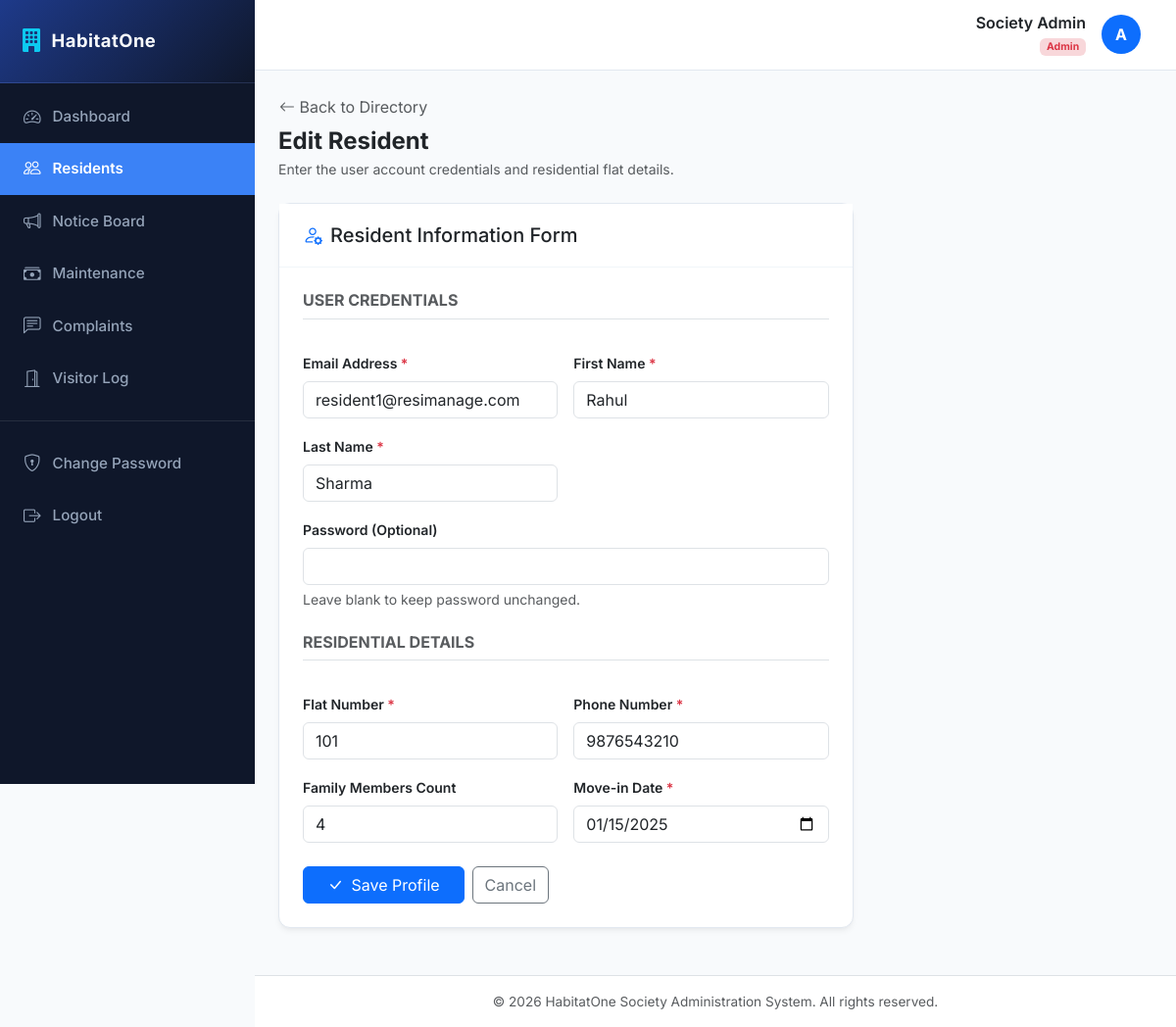
Screenshot of /residents/1/edit/ (signed in) with the database file from the repository.
### accounts/models.py (models this page shows, shortened)
class User(AbstractUser):
    ROLE_CHOICES = (
        ('ADMIN', 'Society Admin'),
        ('RESIDENT', 'Resident'),
    )
    role = models.CharField(max_length=10, choices=ROLE_CHOICES, default='RESIDENT')

### residents/models.py (models this page shows, shortened)
class Resident(models.Model):
    user = models.OneToOneField(settings.AUTH_USER_MODEL, on_delete=models.CASCADE, related_name='resident_profile')
    flat_number = models.CharField(max_length=50)
    phone = models.CharField(max_length=15)
    family_members = models.PositiveIntegerField(default=1)
    move_in_date = models.DateField()

### accounts/decorators.py (the view)
    def wrap(request, *args, **kwargs):
        if request.user.is_authenticated and request.user.role == 'ADMIN':
            return view_func(request, *args, **kwargs)
        raise PermissionDenied

### templates/residents/form.html (shortened to what this page needs)
{% extends 'base.html' %}
{% block content %}
<div class="mb-4">
    <a href="{% url 'residents:list' %}" class="btn btn-link p-0 text-decoration-none text-muted mb-2">
        <i class="bi bi-arrow-left"></i> Back to Directory
    </a>
    <h4 class="mb-1 text-dark fw-bold">{{ title }}</h4>
    <p class="text-muted mb-0 small">Enter the user account credentials and residential flat details.</p>
</div>
<div class="row">
    <div class="col-lg-8">
        <div class="card card-custom">
            <div class="card-header-custom">
                <h5 class="mb-0"><i class="bi bi-person-gear me-2 text-primary"></i>Resident Information Form</h5>
            </div>
            <div class="card-body-custom">
                <form method="post" novalidate>
                    <div class="row g-3">
                        <div class="col-12">
                            <h6 class="text-uppercase text-xs fw-bold text-muted border-bottom pb-2 mb-3">User Credentials</h6>
                        </div>
                        <div class="col-md-6">
                            <label for="{{ form.email.id_for_label }}" class="form-label fw-semibold small">Email Address <span class="text-danger">*</span></label>
                            {{ form.email }}
                        </div>
                        <div class="col-md-6">
                            <label for="{{ form.first_name.id_for_label }}" class="form-label fw-semibold small">First Name <span class="text-danger">*</span></label>
                            {{ form.first_name }}
                        </div>
                        <div class="col-md-6">
                            <label for="{{ form.last_name.id_for_label }}" class="form-label fw-semibold small">Last Name <span class="text-danger">*</span></label>
                            {{ form.last_name }}
                        </div>
                        <div class="col-md-12">
                            <label for="{{ form.password.id_for_label }}" class="form-label fw-semibold small">Password {% if not form.password.field.required %}(Optional){% else %}<span class="text-danger">*</span>{% endif %}</label>
                            {{ form.password }}
                            <div class="form-text text-muted small mt-1">{{ form.password.help_text }}</div>
                        </div>
                        <div class="col-12 mt-4">
                            <h6 class="text-uppercase text-xs fw-bold text-muted border-bottom pb-2 mb-3">Residential Details</h6>
                        </div>
                        <div class="col-md-6">
                            <label for="{{ form.flat_number.id_for_label }}" class="form-label fw-semibold small">Flat Number <span class="text-danger">*</span></label>
                            {{ form.flat_number }}
                        </div>
                        <div class="col-md-6">
                            <label for="{{ form.phone.id_for_label }}" class="form-label fw-semibold small">Phone Number <span class="text-danger">*</span></label>
                            {{ form.phone }}
                        </div>
                        <div class="col-md-6">
                            <label for="{{ form.family_members.id_for_label }}" class="form-label fw-semibold small">Family Members Count</label>
                            {{ form.family_members }}
                        </div>
                        <div class="col-md-6">
                            <label for="{{ form.move_in_date.id_for_label }}" class="form-label fw-semibold small">Move-in Date <span class="text-danger">*</span></label>
                            {{ form.move_in_date }}
                        </div>
                        <div class="col-12 mt-4 d-flex gap-2">
                            <button type="submit" class="btn btn-primary px-4">
                                <i class="bi bi-check-lg me-1"></i> Save Profile
                            </button>
                            <a href="{% url 'residents:list' %}" class="btn btn-outline-secondary">
                                Cancel
                            </a>
                        </div>
                    </div>
                </form>
            </div>
        </div>
    </div>
</div>
{% endblock %}

### templates/base.html (shortened to what this page needs)
<!DOCTYPE html>
<html lang="en">
<head>
    <link href="https://cdn.jsdelivr.net/npm/bootstrap@5.3.0/dist/css/bootstrap.min.css" rel="stylesheet">
    <link rel="stylesheet" href="https://cdn.jsdelivr.net/npm/bootstrap-icons@1.10.5/font/bootstrap-icons.css">
</head>
<body>
    <div class="d-flex" id="wrapper">
        <div id="sidebar-wrapper">
            <div class="sidebar-heading d-flex align-items-center gap-2">
                <i class="bi bi-building-fill text-info fs-4"></i>
                <span>HabitatOne</span>
            </div>
            <div class="list-group list-group-flush mt-2">
                <a href="{% url 'dashboard:home' %}" class="list-group-item list-group-item-action {% if request.resolver_match.app_name == 'dashboard' %}active{% endif %}">
                    <i class="bi bi-speedometer2"></i> Dashboard
                </a>
                {% if request.user.role == 'ADMIN' %}
                <a href="{% url 'residents:list' %}" class="list-group-item list-group-item-action {% if request.resolver_match.app_name == 'residents' %}active{% endif %}">
                    <i class="bi bi-people"></i> Residents
                </a>
                {% endif %}
                <a href="{% url 'notices:list' %}" class="list-group-item list-group-item-action {% if request.resolver_match.app_name == 'notices' %}active{% endif %}">
                    <i class="bi bi-megaphone"></i> Notice Board
                </a>
                <a href="{% url 'maintenance:list' %}" class="list-group-item list-group-item-action {% if request.resolver_match.app_name == 'maintenance' %}active{% endif %}">
                    <i class="bi bi-cash-stack"></i> Maintenance
                </a>
                <a href="{% url 'complaints:list' %}" class="list-group-item list-group-item-action {% if request.resolver_match.app_name == 'complaints' %}active{% endif %}">
                    <i class="bi bi-chat-left-text"></i> Complaints
                </a>
                <a href="{% url 'visitors:list' %}" class="list-group-item list-group-item-action {% if request.resolver_match.app_name == 'visitors' %}active{% endif %}">
                    <i class="bi bi-door-open"></i> Visitor Log
                </a>
                <div class="border-top border-secondary my-3 opacity-25"></div>
                <a href="{% url 'accounts:password_change' %}" class="list-group-item list-group-item-action {% if request.resolver_match.url_name == 'password_change' %}active{% endif %}">
                    <i class="bi bi-shield-lock"></i> Change Password
                </a>
                <a href="{% url 'accounts:logout' %}" class="list-group-item list-group-item-action">
                    <i class="bi bi-box-arrow-right"></i> Logout
                </a>
            </div>
        </div>
        <div id="page-content-wrapper">
            <nav class="navbar navbar-expand-lg navbar-custom navbar-light">
                <div class="container-fluid">
                    <div class="ms-auto d-flex align-items-center gap-3">
                        <div class="text-end d-none d-sm-block">
                            <h6 class="mb-0 fw-semibold text-dark">{{ request.user.get_full_name|default:request.user.username }}</h6>
                            <small class="text-muted">
                                {% if request.user.role == 'ADMIN' %}
                                    <span class="badge bg-danger-subtle text-danger">Admin</span>
                                {% else %}
                                    <span class="badge bg-primary-subtle text-primary">Resident - Flat {{ request.user.resident_profile.flat_number|default:"N/A" }}</span>
                                {% endif %}
                            </small>
                        </div>
                        <div class="avatar bg-primary text-white rounded-circle d-flex align-items-center justify-content-center fw-bold" style="width: 40px; height: 40px;">
                            {{ request.user.username|make_list|first|upper }}
                        </div>
                    </div>
                </div>
            </nav>
            <div class="container-fluid px-4 py-4 flex-grow-1">
                {% block content %}{% endblock %}
            </div>
            <footer class="bg-white border-top py-3 text-center text-muted mt-auto" style="font-size: 0.85rem;">
                <div class="container">
                    <span>&copy; 2026 HabitatOne Society Administration System. All rights reserved.</span>
                </div>
            </footer>
        </div>
    </div>
</body>
</html>

### templates/base.html (style rules this page uses)
:root { --primary-bg: #f8fafc; --sidebar-bg: #0f172a; --sidebar-hover: #1e293b; --sidebar-active: #3b82f6; --card-shadow: 0 4px 6px -1px rgb(0 0 0 / 0.05), 0 2px 4px -2px rgb(0 0 0 / 0.05); --header-bg: #ffffff; --accent-color: #2563eb; --text-main: #1e293b; --text-muted: #64748b; }
body { font-family: 'Inter', sans-serif; background-color: var(--primary-bg); color: var(--text-main); overflow-x: hidden; }
#sidebar-wrapper { min-height: 100vh; width: 260px; background-color: var(--sidebar-bg); color: #f8fafc; transition: all 0.25s ease; position: fixed; z-index: 1000; }
#sidebar-wrapper .sidebar-heading { padding: 1.5rem 1.25rem; font-size: 1.15rem; font-weight: 700; letter-spacing: 0.5px; border-bottom: 1px solid rgba(255, 255, 255, 0.08); background: linear-gradient(135deg, #1e3a8a, #0f172a); }
#sidebar-wrapper .list-group-item { background-color: transparent; color: #94a3b8; border: none; padding: 0.85rem 1.5rem; font-size: 0.95rem; font-weight: 500; display: flex; align-items: center; gap: 12px; transition: all 0.2s ease; }
#sidebar-wrapper .list-group-item i { font-size: 1.1rem; transition: transform 0.2s ease; }
#sidebar-wrapper .list-group-item.active { background-color: var(--sidebar-active); color: #ffffff; font-weight: 600; border-radius: 0; }
#page-content-wrapper { margin-left: 260px; min-width: 0; width: calc(100% - 260px); min-height: 100vh; display: flex; flex-direction: column; transition: all 0.25s ease; }
.navbar-custom { background-color: var(--header-bg); border-bottom: 1px solid #e2e8f0; padding: 0.85rem 1.5rem; }
.card-custom { background-color: #ffffff; border: 1px solid #e2e8f0; border-radius: 12px; box-shadow: var(--card-shadow); margin-bottom: 1.5rem; transition: transform 0.15s ease, box-shadow 0.15s ease; }
.card-header-custom { background-color: #ffffff; border-bottom: 1px solid #f1f5f9; padding: 1.25rem 1.5rem; font-weight: 600; font-size: 1.05rem; }
.card-body-custom { padding: 1.5rem; }

### rows the page displays
User: user.get_full_name "Society Admin", user.username|make_list "A"
User: email "resident1@resimanage.com", first_name "Rahul", last_name "Sharma"
Resident: flat_number "101", phone "9876543210", family_members "4", move_in_date "01/15/2025"

### other values shown
{{ title }} "Edit Resident"
